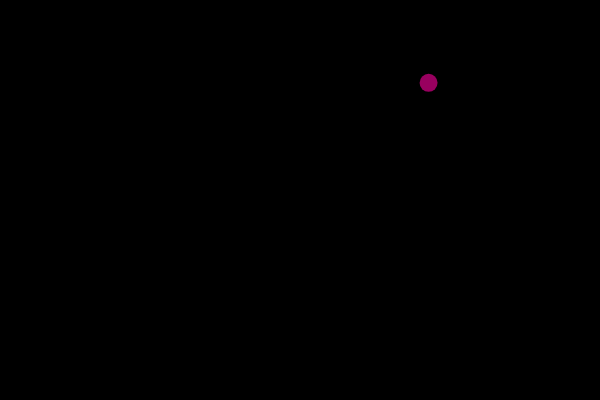
Frame 1 (no input)
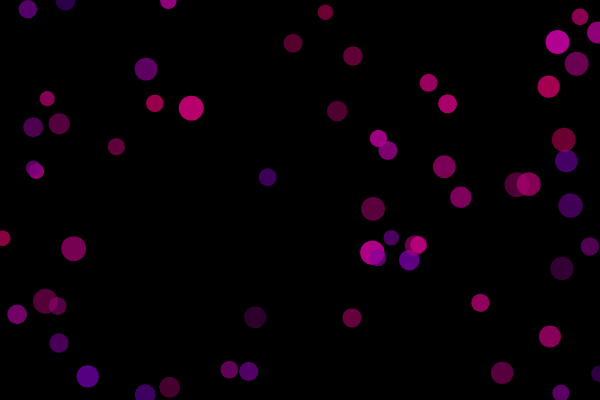
Frame 60 (no input)
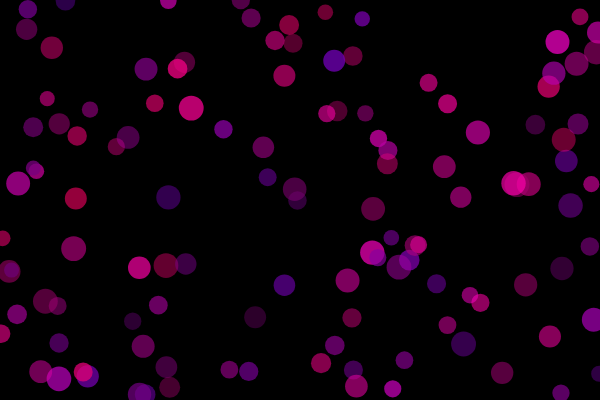
Frame 120 (the mouse pressed at the canvas centre since frame 60)

The p5.js sketch that drew these frames (run headless with seeded random() and noise() and a simulated clock; from frame 60 on, the mouse is pressed at the canvas centre):

// p5.js sketch
// ── sketch.js
let circ = {
    xPos : 0,
    yPos : 0,
    size : 0
};

let col = {
    R : 0,
    G : 0,
    B : 0,
    alph : 0
};


function setup() {
  createCanvas(600, 400);
  background(0);
}

function draw() {
  circ.xPos = random(0,width);
  circ.yPos = random(0,height);
  col.R = random(100,255);
  col.B = random(100,200);
  col.alph = random(100,200);
  circ.size = random(15,25);
  noStroke();
  fill(col.R, col.G, col.B, col.alph);
  circle(circ.xPos, circ.yPos, circ.size, circ.size);
}
